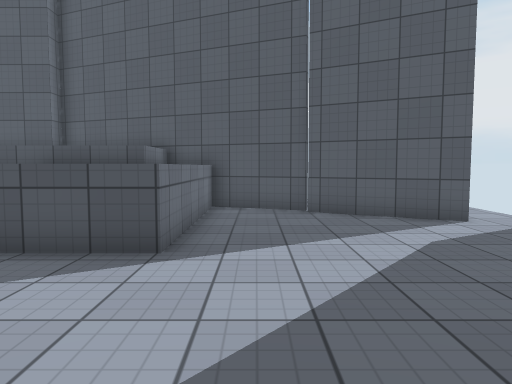
View 1 (above)

13 first-person views from a walk through a scene from a Unity 3-D project. The camera is 1.3 m above the floor, tilts 4° down and sees 70° across. The floor is counted in squares, 1 m on a side. Each view is taken from the middle of a square. On the plan, view 1 faces up. The plan holds only what a view shows up to about 15 squares ahead; the rest is blank. The place goes on beyond the plan. Surface patterns are stand-ins for the level's own textures.

View 2
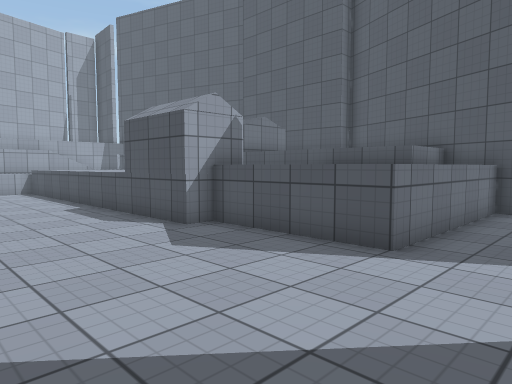

View 3
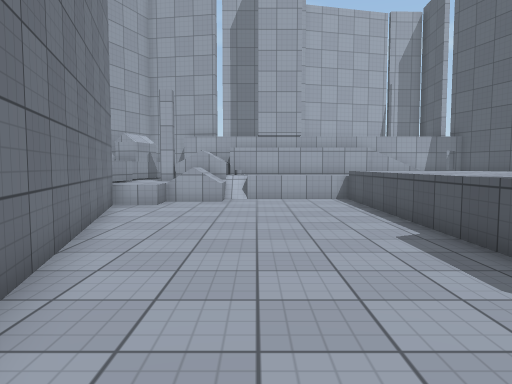

View 4
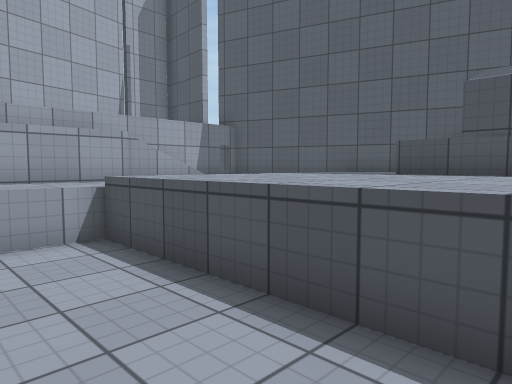

View 5
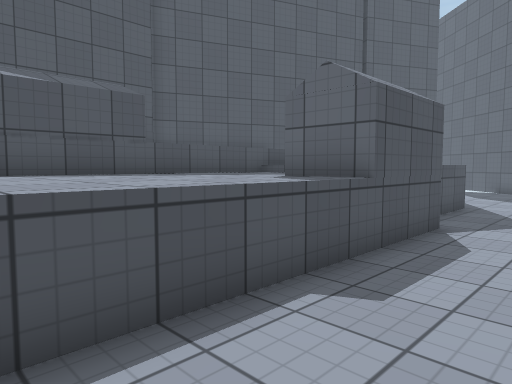

View 6
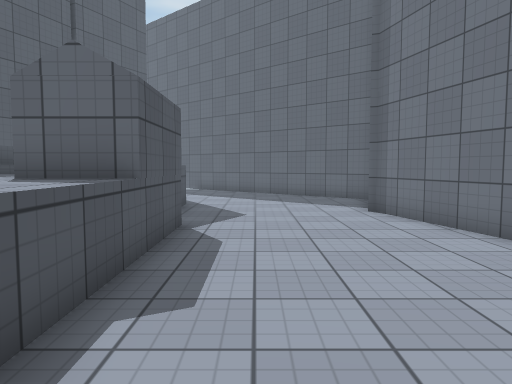

View 7
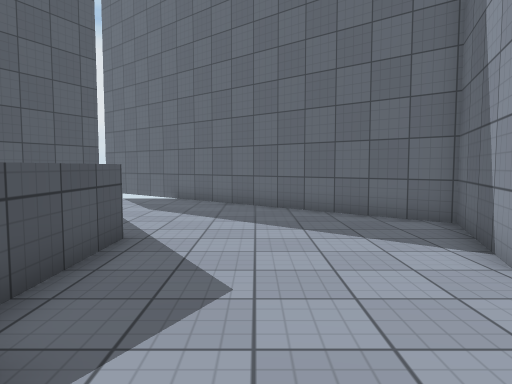

View 8
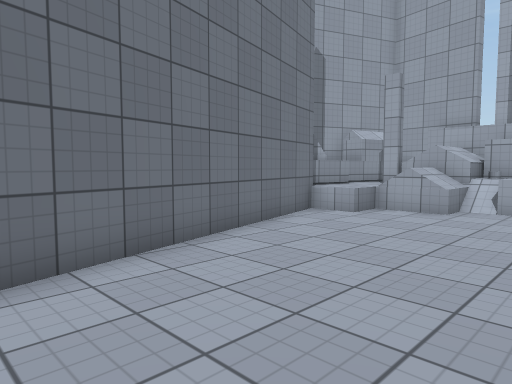

View 9
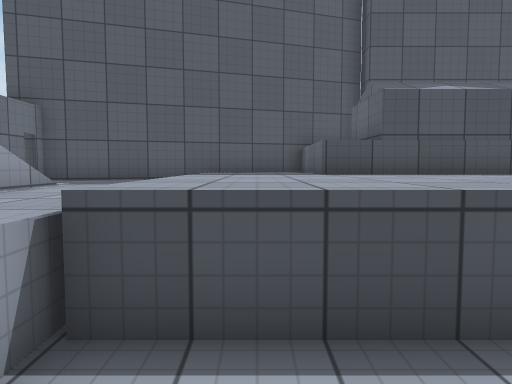

View 10
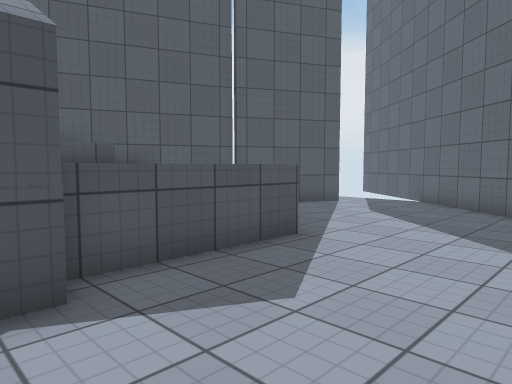

View 11
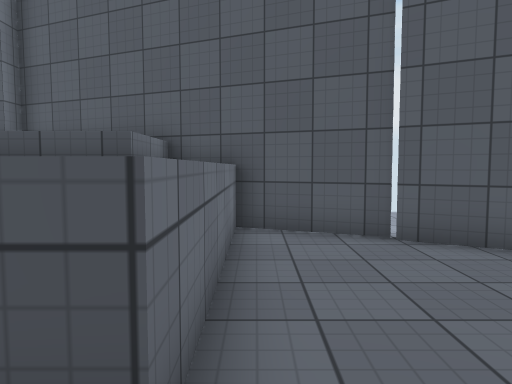

View 12
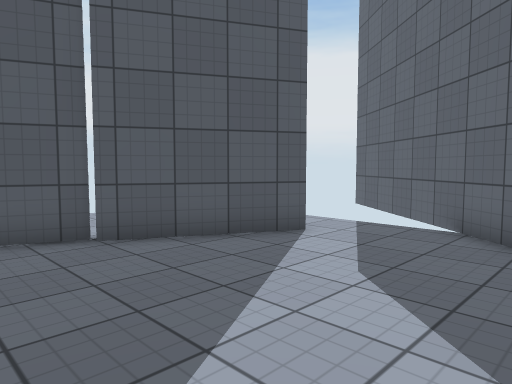

View 13
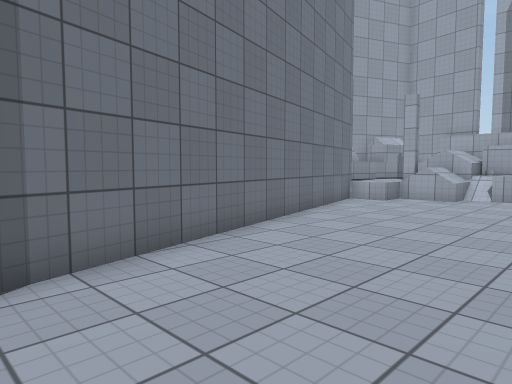

### Floor plan
Key: @ floor where view 1 was taken; # wall or solid block; . main floor; : floor 1 m higher than the main floor; = window, fence, low wall or low ledge; ^ raised ledge; v drop or lower ground.
Columns run from 21 left of view 1 to 7 right of it. Each row starts with its distance up from view 1.
 14      ###
 13   ###^ ^          #
 12 ### ^^ #          ^^#
 11 :: ^^^ #          ^ ####
 10  : ^^^^#####^^^^^^^^...##
  9    ^^^^^^^^^^^ ^   ^....###.
  8    ^^^^^^^^^^^^^   ^........
  7    ^^^^^^^^^^^ ^   ^........#
  6 # :^^^^^^^^^^  #^^^^........#
  5 ##=^^^^^^^^^####...........##
  4  #=.......................##
  3  #=......................##
  2  #=.....................##
  1  #=....................##
  0  =#=.................@.#
 -1   #=..........#######.##
 -2   ##v......####     ###
 -3   ## =.#####
 -4    #=###

Where each view was taken, in squares from view 1:
view 1: 0 up, 0 right, facing up
view 2: 0 up, 1 right, facing up-left
view 3: 1 up, 4 left, facing left
view 4: 2 up, 12 left, facing up-left
view 5: 2 up, 14 left, facing up-right
view 6: 3 up, 14 left, facing right
view 7: 3 up, 8 left, facing right
view 8: 3 up, 7 left, facing down-left
view 9: 2 up, 17 left, facing up
view 10: 1 up, 7 left, facing up-right
view 11: 4 up, 1 left, facing up
view 12: 4 up, 1 left, facing up-right
view 13: 4 up, 3 left, facing down-left
